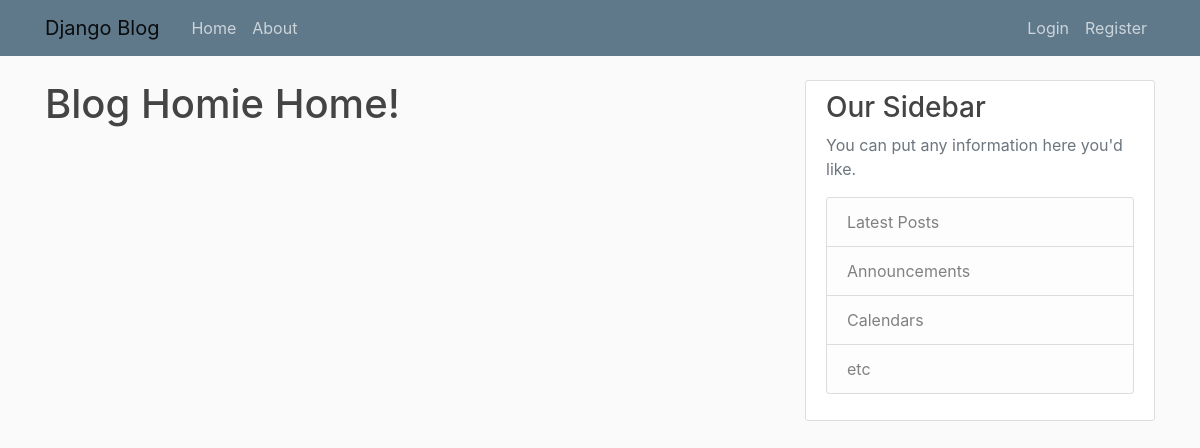
The page /blogs/ on the database as committed earlier.
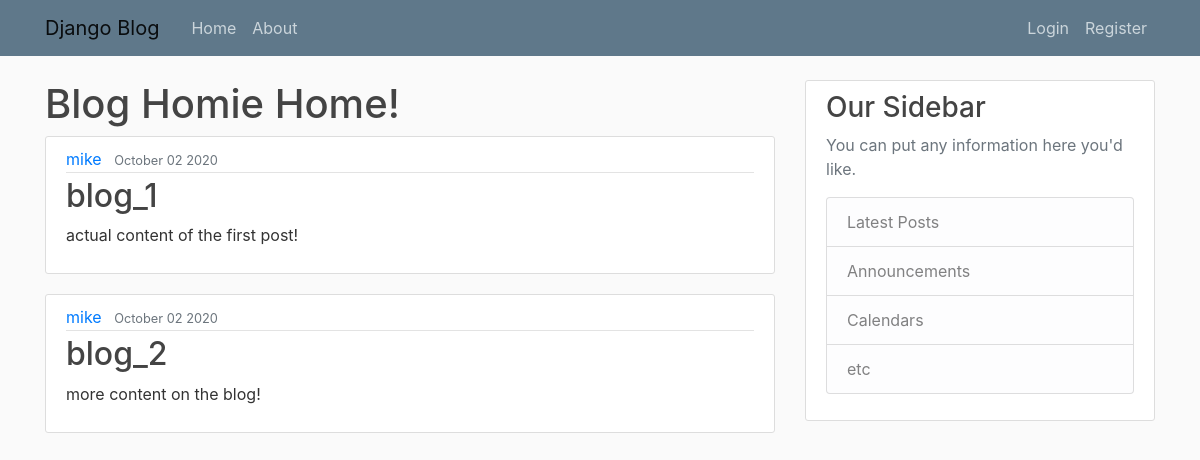
The same page on the database as committed later.
### blogs/models.py (models this page shows, shortened)
class Post(models.Model):
    title = models.CharField(max_length=100)
    content = models.TextField()
    date_posted = models.DateTimeField(default=timezone.now)
    author = models.ForeignKey(User, on_delete=models.CASCADE)

### blogs/views.py (the view)
# urls.py: path('', views.home, name='blogs-home'),
def home(request):
    context = {
        'posts': Post.objects.all()
    }
    return render(request, 'blogs/home.html', context)

### blogs/templates/blogs/home.html
{% extends "blogs/base.html" %}
{% block content %}
        <h1>Blog Homie Home!</h1>
    {% for post in posts %}
            <article class="media content-section">
              <div class="media-body">
                <div class="article-metadata">
                  <a class="mr-2" href="#">{{ post.author }}</a>
                  <small class="text-muted">{{ post.date_posted|date:"F d Y" }}</small>
                </div>
                <h2><a class="article-title" href="#">{{ post.title }}</a></h2>
                <p class="article-content">{{ post.content }}</p>
              </div>
            </article>
    {% endfor %}
{% endblock content %}

### blogs/templates/blogs/base.html (shortened to what this page needs)
{% load static %}
<!DOCTYPE html>
<html lang="en" dir="ltr">
    <head>
       <link rel="stylesheet" href="https://stackpath.bootstrapcdn.com/bootstrap/4.5.2/css/bootstrap.min.css">
        <link rel="stylesheet" href="{% static 'blogs/main.css'%}">
    </head>
    <body>
        <header class="site-header">
          <nav class="navbar navbar-expand-md navbar-light bg-steel fixed-top">
            <div class="container">
              <a class="navbar-brand mr-4" href="/">Django Blog</a>
              <div class="collapse navbar-collapse" id="navbarToggle">
                <div class="navbar-nav mr-auto">
                  <a class="nav-item nav-link" href="{%url 'blogs-home'%}">Home</a>
                  <a class="nav-item nav-link" href="{%url 'blogs-about'%}">About</a>
                </div>
                <div class="navbar-nav">
                  <a class="nav-item nav-link" href="#">Login</a>
                  <a class="nav-item nav-link" href="#">Register</a>
                </div>
              </div>
            </div>
          </nav>
        </header>
        <main role="main" class="container">
          <div class="row">
            <div class="col-md-8">
              {% block content %}{% endblock %}
            </div>
            <div class="col-md-4">
              <div class="content-section">
                <h3>Our Sidebar</h3>
                <p class='text-muted'>You can put any information here you'd like.
                  <ul class="list-group">
                    <li class="list-group-item list-group-item-light">Latest Posts</li>
                    <li class="list-group-item list-group-item-light">Announcements</li>
                    <li class="list-group-item list-group-item-light">Calendars</li>
                    <li class="list-group-item list-group-item-light">etc</li>
                  </ul>
                </p>
              </div>
            </div>
          </div>
        </main>
    </body>
</html>

### blogs/static/blogs/main.css (style rules this page uses)
body { background: #fafafa; color: #333333; margin-top: 5rem; }
h1, h2, h3, h4, h5, h6 { color: #444444; }
ul { margin: 0; }
.bg-steel { background-color: #5f788a; }
.site-header .navbar-nav .nav-link { color: #cbd5db; }
.content-section { background: #ffffff; padding: 10px 20px; border: 1px solid #dddddd; border-radius: 3px; margin-bottom: 20px; }
.article-title { color: #444444; }
.article-content { white-space: pre-line; }
.article-metadata { padding-bottom: 1px; margin-bottom: 4px; border-bottom: 1px solid #e3e3e3 }

Rows that differ between the two databases and show on the page:
added Post: author "mike", date_posted "October 02 2020", title "blog_1", content "actual content of the first post!"
added Post: author "mike", date_posted "October 02 2020", title "blog_2", content "more content on the blog!"
